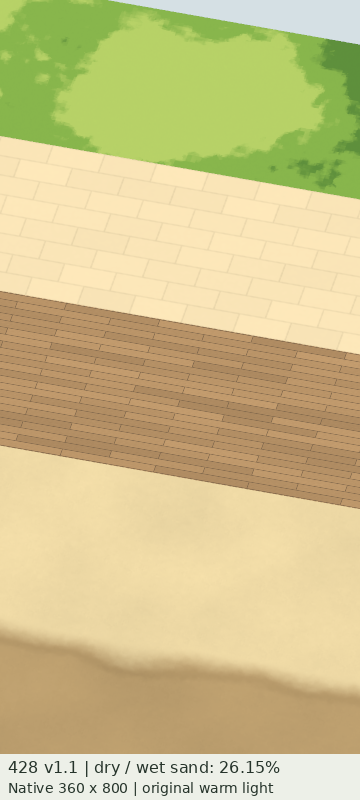
#> input picture assets/landmarks/_shared/ground_detail/review/v1.1/default-review.png, 360 x 800 px, found by its file name
$ python package_review.py
#> lines starting #> are read from the running program, lines starting #| are printed output that depends on the picture
from pathlib import Path
import json,shutil,hashlib
import numpy as np
from PIL import Image,ImageDraw,ImageFont
SRC=Path(__file__).resolve().parent;ROOT=SRC.parents[3];OUT=ROOT/'output/water-edge-430-v11';CAP=OUT/'captures';DOC=ROOT/'docs/design/water-edge-430';DOC.mkdir(parents=True,exist_ok=True)
font='/usr/share/fonts/truetype/dejavu/DejaVuSans.ttf'
def label(im,title,subtitle,small=False):
 im=im.convert('RGB');d=ImageDraw.Draw(im);w,h=im.size;fs=14 if small else 21
 d.rectangle((0,0,w,58 if small else 70),fill='#f2f0e8');d.text((12,8),title,font=ImageFont.truetype(font,fs),fill='#334646');d.text((12,30 if small else 39),subtitle,font=ImageFont.truetype(font,11 if small else 15),fill='#334646')
 return im
files=[]
for name,title,subtitle in [('default-review','SGODOT-430 / Water edge v1.1','360 x 800 | 0.7 contact alpha / 5.5 s tide'),('coast-overview','12 m modular shore / five foam components','Coast #831 d72d74f4 | QA-only 0.25 m opaque wet band'),('close-review','Continuous contact / irregular moving edge','1 texture read / 1 pass | 0.10 m push and retreat'),('steps-review','2 m water-access stair outlet','Contact fades removed at the adjoining shore'),('pile-review','Timber pile / same 0.10 m tide','Contact remains solid; no whole-ring opacity pulsing')]:
 im=label(Image.open(CAP/(name+'.png')),title,subtitle,name=='default-review')
#> in label, im is the input picture: PIL image 360x800 RGB; mean R, G, B 206.4, 194.3, 139.4
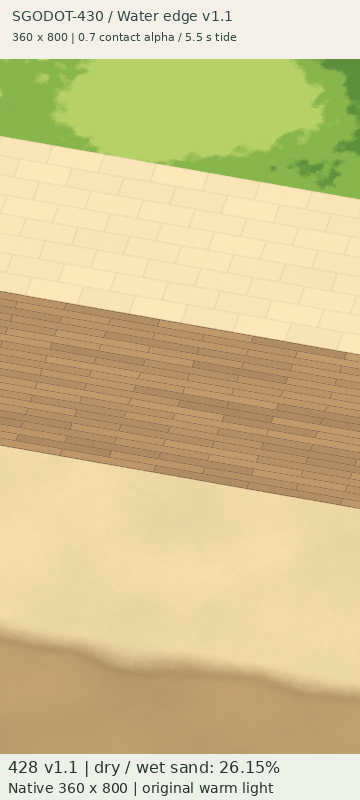
#> im: PIL image 360x800 RGB; mean R, G, B 211.1, 196.6, 146.7
 if name=='default-review':
  d=ImageDraw.Draw(im);d.rectangle((0,746,360,800),fill='#f2f0e8');d.text((12,753),'Expanded edge ~0.30-0.34 m / 0.10 m motion',font=ImageFont.truetype(font,11),fill='#334646');d.text((12,775),'Liu Bei | reference water Y=0.20 m',font=ImageFont.truetype(font,11),fill='#334646')
 im.save(DOC/(name+'.png'));files.append(name+'.png')
#> after `im.save(DOC / (name + '.png'))`:
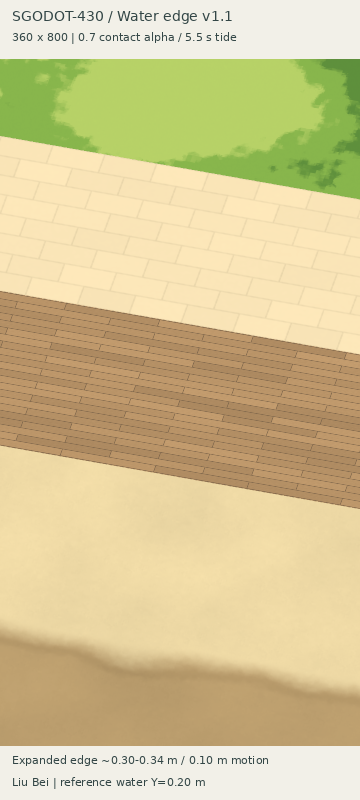
#> saved as default-review.png: PIL image 360x800 RGB; mean R, G, B 212.3, 197.8, 148.4
#> (the run stopped early here; a loop or call above may not have finished)
